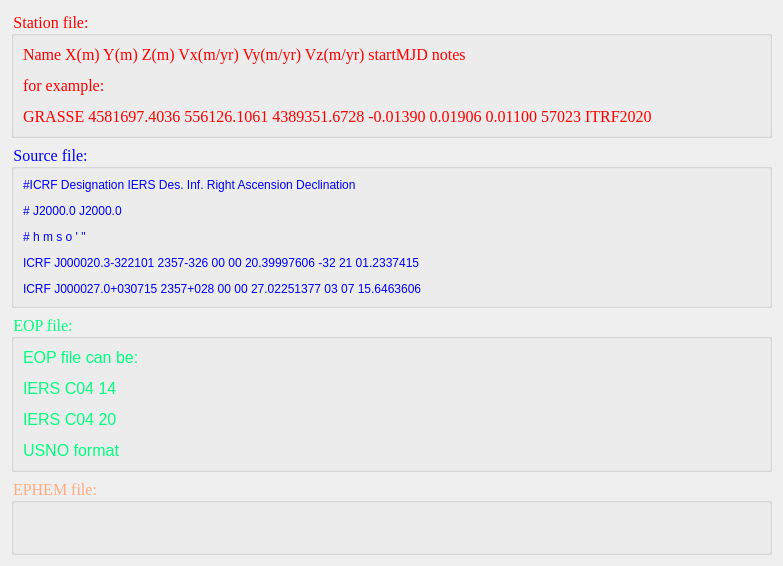
<?xml version="1.0" encoding="UTF-8"?>
<ui version="4.0">
 <class>Form</class>
 <widget class="QWidget" name="Form">
  <property name="geometry">
   <rect>
    <x>0</x>
    <y>0</y>
    <width>783</width>
    <height>566</height>
   </rect>
  </property>
  <property name="windowTitle">
   <string>Apriori file help</string>
  </property>
  <layout class="QVBoxLayout" name="verticalLayout_3">
   <item>
    <widget class="QGroupBox" name="groupBox">
     <property name="font">
      <font>
       <family>Times New Roman</family>
       <pointsize>12</pointsize>
      </font>
     </property>
     <property name="styleSheet">
      <string notr="true">color: rgb(255, 0, 0);</string>
     </property>
     <property name="title">
      <string>Station file:</string>
     </property>
     <layout class="QVBoxLayout" name="verticalLayout">
      <item>
       <widget class="QLabel" name="label">
        <property name="font">
         <font>
          <family>Times New Roman</family>
          <pointsize>12</pointsize>
         </font>
        </property>
        <property name="styleSheet">
         <string notr="true">color: rgb(255, 0, 0);</string>
        </property>
        <property name="text">
         <string>&lt;html&gt;&lt;head/&gt;&lt;body&gt;&lt;p&gt;Name X(m) Y(m) Z(m) Vx(m/yr) Vy(m/yr) Vz(m/yr) startMJD notes&lt;/p&gt;&lt;p&gt;for example:&lt;/p&gt;&lt;p&gt;GRASSE 4581697.4036 556126.1061 4389351.6728 -0.01390 0.01906 0.01100 57023 ITRF2020&lt;/p&gt;&lt;/body&gt;&lt;/html&gt;</string>
        </property>
        <property name="alignment">
         <set>Qt::AlignLeading|Qt::AlignLeft|Qt::AlignTop</set>
        </property>
       </widget>
      </item>
     </layout>
    </widget>
   </item>
   <item>
    <widget class="QGroupBox" name="groupBox_4">
     <property name="font">
      <font>
       <family>Times New Roman</family>
       <pointsize>12</pointsize>
      </font>
     </property>
     <property name="styleSheet">
      <string notr="true">color: rgb(0, 0, 255);</string>
     </property>
     <property name="title">
      <string>Source file:</string>
     </property>
     <layout class="QVBoxLayout" name="verticalLayout_4">
      <item>
       <widget class="QLabel" name="label_2">
        <property name="text">
         <string>&lt;html&gt;&lt;head/&gt;&lt;body&gt;&lt;p&gt;#ICRF Designation        IERS Des. Inf.  Right Ascension       Declination&lt;/p&gt;&lt;p&gt;#                                       J2000.0               J2000.0 &lt;/p&gt;&lt;p&gt;#                                       h  m  s               o  '  &amp;quot;&lt;/p&gt;&lt;p&gt;ICRF J000020.3-322101    2357-326       00 00 20.39997606    -32 21 01.2337415&lt;/p&gt;&lt;p&gt;ICRF J000027.0+030715    2357+028       00 00 27.02251377     03 07 15.6463606&lt;/p&gt;&lt;/body&gt;&lt;/html&gt;</string>
        </property>
       </widget>
      </item>
     </layout>
    </widget>
   </item>
   <item>
    <widget class="QGroupBox" name="groupBox_2">
     <property name="font">
      <font>
       <family>Times New Roman</family>
       <pointsize>12</pointsize>
      </font>
     </property>
     <property name="styleSheet">
      <string notr="true">color: rgb(0, 255, 127);</string>
     </property>
     <property name="title">
      <string>EOP file:</string>
     </property>
     <layout class="QVBoxLayout" name="verticalLayout_2">
      <item>
       <widget class="QLabel" name="label_3">
        <property name="styleSheet">
         <string notr="true">color: rgb(0, 255, 127);</string>
        </property>
        <property name="text">
         <string>&lt;html&gt;&lt;head/&gt;&lt;body&gt;&lt;p&gt;&lt;span style=&quot; font-size:12pt;&quot;&gt;EOP file can be:&lt;/span&gt;&lt;/p&gt;&lt;p&gt;&lt;span style=&quot; font-size:12pt;&quot;&gt;IERS C04 14&lt;/span&gt;&lt;/p&gt;&lt;p&gt;&lt;span style=&quot; font-size:12pt;&quot;&gt;IERS C04 20&lt;/span&gt;&lt;/p&gt;&lt;p&gt;&lt;span style=&quot; font-size:12pt;&quot;&gt;USNO format&lt;/span&gt;&lt;/p&gt;&lt;/body&gt;&lt;/html&gt;</string>
        </property>
        <property name="alignment">
         <set>Qt::AlignLeading|Qt::AlignLeft|Qt::AlignTop</set>
        </property>
       </widget>
      </item>
     </layout>
    </widget>
   </item>
   <item>
    <widget class="QGroupBox" name="groupBox_3">
     <property name="font">
      <font>
       <family>Times New Roman</family>
       <pointsize>12</pointsize>
      </font>
     </property>
     <property name="styleSheet">
      <string notr="true">color: rgb(255, 170, 127);</string>
     </property>
     <property name="title">
      <string>EPHEM file:</string>
     </property>
    </widget>
   </item>
  </layout>
 </widget>
 <resources/>
 <connections/>
</ui>
